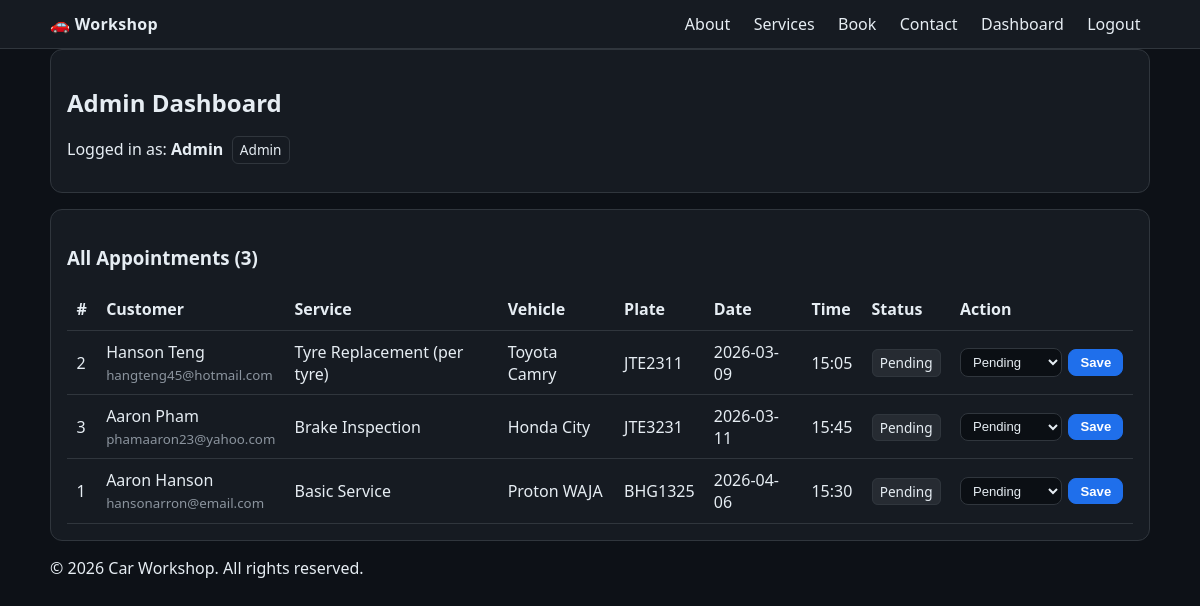
The app's page /admin/admin_dashboard.php (signed in) with its own data.
### tables this page shows
CREATE TABLE IF NOT EXISTS `appointments` (
  `id` int(10) UNSIGNED NOT NULL AUTO_INCREMENT,
  `user_id` int(10) UNSIGNED NOT NULL,
  `service_id` int(10) UNSIGNED NOT NULL,
  `vehicle_make` varchar(80) NOT NULL,
  `vehicle_model` varchar(80) NOT NULL,
  `plate_no` varchar(20) NOT NULL,
  `appointment_date` date NOT NULL,
  `appointment_time` time NOT NULL,
  `status` enum('pending','approved','completed','cancelled') NOT NULL DEFAULT 'pending',
  `notes` text DEFAULT NULL,
  `created_at` timestamp NOT NULL DEFAULT current_timestamp(),
  PRIMARY KEY (`id`),
  KEY `fk_appt_service` (`service_id`),
  KEY `idx_appt_date_time` (`appointment_date`,`appointment_time`),
  KEY `idx_appt_user` (`user_id`)
);

CREATE TABLE IF NOT EXISTS `users` (
  `id` int(10) UNSIGNED NOT NULL AUTO_INCREMENT,
  `full_name` varchar(120) NOT NULL,
  `email` varchar(190) NOT NULL,
  `password_hash` varchar(255) NOT NULL,
  `role` enum('admin','customer','mechanic') NOT NULL DEFAULT 'customer',
  `created_at` timestamp NOT NULL DEFAULT current_timestamp(),
  PRIMARY KEY (`id`),
  UNIQUE KEY `email` (`email`)
);

CREATE TABLE IF NOT EXISTS `services` (
  `id` int(10) UNSIGNED NOT NULL AUTO_INCREMENT,
  `name` varchar(120) NOT NULL,
  `price` decimal(10,2) NOT NULL DEFAULT 0.00,
  `duration_minutes` smallint(5) UNSIGNED NOT NULL DEFAULT 60,
  `active` tinyint(1) NOT NULL DEFAULT 1,
  PRIMARY KEY (`id`)
);

### helpers/auth.php (called while the page is built, shortened)
<?php
function is_logged_in(): bool {
    return !empty($_SESSION['user']);
}
function current_user(): ?array {
    return $_SESSION['user'] ?? null;
}
function is_admin(): bool {
    return is_logged_in() && ($_SESSION['user']['role'] === 'admin');
}

### admin/admin_dashboard.php (the view, shortened to what this page needs)
<?php
require_once __DIR__ . '/../helpers/auth.php';
$sql = "SELECT a.id, u.full_name, u.email, s.name AS service_name,
               a.vehicle_make, a.vehicle_model, a.plate_no,
               a.appointment_date, a.appointment_time, a.status
        FROM appointments a
        JOIN users u ON u.id = a.user_id
        JOIN services s ON s.id = a.service_id
        ORDER BY a.appointment_date ASC, a.appointment_time ASC";
$appts = $pdo->query($sql)->fetchAll();
require_once __DIR__ . '/../partials/header.php';
require_once __DIR__ . '/../partials/nav.php';
?>
<div class="card">
  <h2>Admin Dashboard</h2>
  <p>Logged in as: <strong><?= htmlspecialchars(current_user()['full_name']) ?></strong>
     &nbsp;<span class="badge <?= htmlspecialchars(current_user()['role']) ?>"><?= ucfirst(htmlspecialchars(current_user()['role'])) ?></span>
  </p>
</div>
<div class="card">
  <h3>All Appointments (<?= count($appts) ?>)</h3>
  <?php if (!$appts): ?>
    <p>No appointments yet.</p>
  <?php else: ?>
  <table class="table">
    <thead>
      <tr>
        <th>#</th>
        <th>Customer</th>
        <th>Service</th>
        <th>Vehicle</th>
        <th>Plate</th>
        <th>Date</th>
        <th>Time</th>
        <th>Status</th>
        <?php if (is_admin()): ?><th>Action</th><?php endif; ?>
      </tr>
    </thead>
    <tbody>
      <?php foreach ($appts as $a): ?>
      <tr>
        <td><?= (int)$a['id'] ?></td>
        <td>
          <?= htmlspecialchars($a['full_name']) ?><br>
          <small style="color:var(--muted)"><?= htmlspecialchars($a['email']) ?></small>
        </td>
        <td><?= htmlspecialchars($a['service_name']) ?></td>
        <td><?= htmlspecialchars($a['vehicle_make'].' '.$a['vehicle_model']) ?></td>
        <td><?= htmlspecialchars($a['plate_no']) ?></td>
        <td><?= htmlspecialchars($a['appointment_date']) ?></td>
        <td><?= htmlspecialchars(substr($a['appointment_time'], 0, 5)) ?></td>
        <td><span class="badge <?= htmlspecialchars($a['status']) ?>"><?= ucfirst(htmlspecialchars($a['status'])) ?></span></td>
        <?php if (is_admin()): ?>
        <td>
          <form method="post" action="/workshop-app/actions/appointment_update.php" style="display:flex;gap:.4rem;align-items:center">
            <select name="status" style="padding:.3rem .5rem;font-size:.82rem;width:auto">
              <?php foreach (['pending','approved','completed','cancelled'] as $st): ?>
                <option value="<?= $st ?>" <?= $st === $a['status'] ? 'selected' : '' ?>><?= ucfirst($st) ?></option>
              <?php endforeach; ?>
            </select>
            <button class="btn" style="padding:.3rem .7rem;font-size:.82rem">Save</button>
          </form>
        </td>
        <?php endif; ?>
      </tr>
      <?php endforeach; ?>
    </tbody>
  </table>
  <?php endif; ?>
</div>
<?php require_once __DIR__ . '/../partials/footer.php'; ?>

### assets/css/style.css (style rules this page uses)
:root { --primary: #1f6feb; --primary-600: #1a5fd1; --bg: #0d1117; --panel: #161b22; --text: #e6edf3; --muted: #8b949e; --success: #2da44e; --danger: #f85149; }
* { box-sizing: border-box; }
html, body { margin: 0; padding: 0; background: var(--bg); color: var(--text); font-family: system-ui, -apple-system, Segoe UI, Roboto, Ubuntu, 'Open Sans', 'Noto Sans', sans-serif; }
.btn, .btn-outline, button { display: inline-block; padding: .5rem .9rem; border-radius: 8px; border: 1px solid transparent; font-weight: 600; }
.btn { background: var(--primary); border-color: var(--primary); color: #fff; }
.card { background: var(--panel); border: 1px solid #30363d; border-radius: 12px; padding: 1rem; margin-bottom: 1rem; }
form input, form select, form textarea { width: 100%; padding: .7rem .8rem; border-radius: 8px; border: 1px solid #30363d; background: #0b0f14; color: var(--text); }
.table { width: 100%; border-collapse: collapse; }
.table th, .table td { border-bottom: 1px solid #30363d; padding: .6rem; text-align: left; }
.badge { padding: .2rem .45rem; border-radius: 6px; font-size: .85rem; border: 1px solid #30363d; }
.badge.pending { background: #8b949e22; }

### records on screen
appointments: id "2", user.full_name "Hanson Teng", user.email "hangteng45@hotmail.com", service.name "Tyre Replacement (per tyre)", vehicle_make+vehicle_model "Toyota Camry", plate_no "JTE2311", appointment_date "2026-03-09", appointment_time "15:05", status "Pending"
appointments: id "3", user.full_name "Aaron Pham", user.email "phamaaron23@yahoo.com", service.name "Brake Inspection", vehicle_make+vehicle_model "Honda City", plate_no "JTE3231", appointment_date "2026-03-11", appointment_time "15:45", status "Pending"
appointments: id "1", user.full_name "Aaron Hanson", user.email "hansonarron@email.com", service.name "Basic Service", vehicle_make+vehicle_model "Proton WAJA", plate_no "BHG1325", appointment_date "2026-04-06", appointment_time "15:30", status "Pending"

### other values on screen
current_user()['full_name'] "Admin"
current_user()['role'] "Admin"
count($appts) "3"
